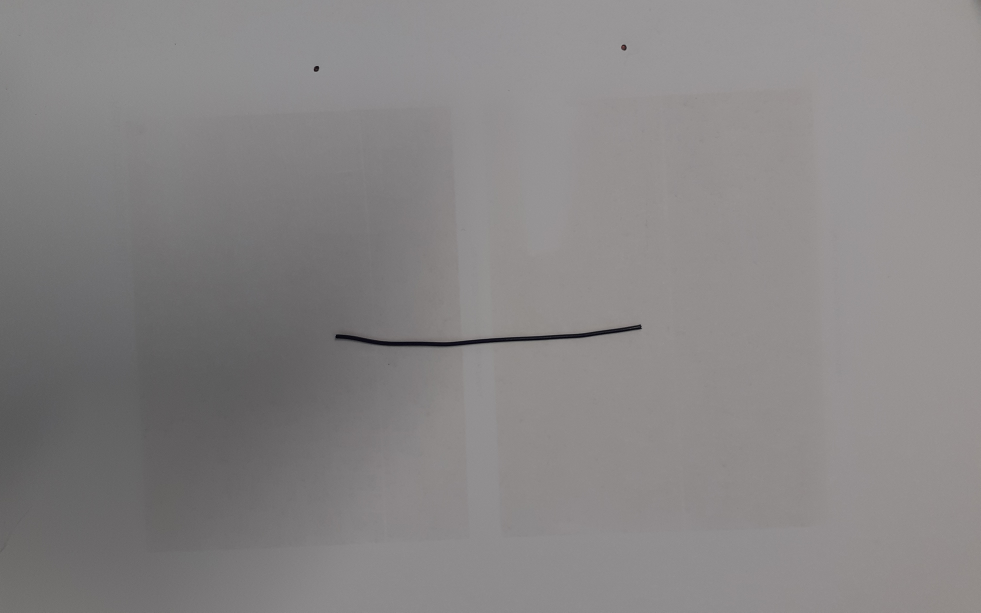
#> input picture images/Q3/Wire_Straight.jpg, 3921 x 2449 px (shown at 1/4 size)
$ python Q3.py
#> lines starting #> are read from the running program, lines starting #| are printed output that depends on the picture; after the words box and inside, x2 and y2 are one past the last pixel; in counts of white or black regions, pixels touching at a corner belong together
import cv2 as cv
import numpy as np
import imutils

def main():

    # ---------------- Load image ----------------- #

    img = cv.imread("images/Q3/Wire_Straight.jpg")
#> img is the input picture: shape (2449, 3921, 3); mean B, G, R 132.9, 132.7, 135.2

    # Resize image
    rows, cols, channels = img.shape
#> rows = 2449; cols = 3921; channels = 3
    rows = rows // 3
#> rows = 816
    cols = cols // 3
#> cols = 1307
    img = cv.resize(img, (cols, rows))
#> img: shape (816, 1307, 3)

    cv.imshow("Straight Wire", img)

    # ---- Convert image from BGR to grayscale
    gray_img = cv.cvtColor(img, cv.COLOR_BGR2GRAY)
    kernel = np.ones((5,5),np.uint8)
    blurred = cv.GaussianBlur(gray_img, (5,5), 0)

    #-------------- Thresholding ----------- #
    thresh = cv.threshold(blurred, 60, 255, cv.THRESH_BINARY)[1]
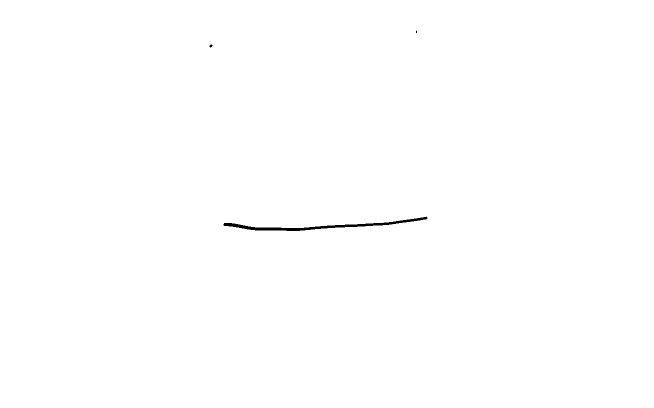
#> thresh: shape (816, 1307) (shown at 1/2 size); 99.8% white; 3 black regions (1 under 20 px), largest, box (x1, y1, x2, y2) and area: (447, 433, 855, 462) 2206, (419, 89, 425, 95) 26
    cv.imshow('Binary Threshold', thresh)
    thresh = ~thresh
#> thresh: shape (816, 1307); 0.21% white; 3 white regions (1 under 20 px)
    num = 0
    contours,h  = cv.findContours(thresh.copy(),cv.RETR_EXTERNAL,cv.CHAIN_APPROX_NONE) #2
#> contours = 3 contours, 2 with area under 20; largest, box (x1, y1, x2, y2) and area: (447, 433, 855, 462) 1796; h = [[1, -1, -1, -1], [2, 0, -1, -1], [-1, 1, -1, -1]]
    # contours = contours[0] if len(contours) == 2 else contours[1]
    # contours = imutils.grab_contours(contours)

    for cnt in contours:
        area = cv.contourArea(cnt)
        M = cv.moments(cnt)
        cX = int(M["m10"] / M["m00"])
        cY = int(M["m01"] / M["m00"])
        # if ((area >= 270) & (area <= 1000)):
        # print("contour num = {}\ncontour area = {}".format(cnt,area))
        cv.drawContours(img,[cnt],0,(0,0,255),1)
        cv.circle(img, (cX, cY), 7, (255, 255, 255), -1)
        cv.putText(img, "center", (cX - 20, cY - 20),
        cv.FONT_HERSHEY_SIMPLEX, 0.5, (255, 255, 255), 2)
        num += 1
        cv.imshow("contour num = {}".format(num), img)
        cv.waitKey(0)
#> this loop made 3 passes
#> (area, cX, cY) on pass 1: (1796, 637, 451)
#> pass 1, in main, `cv.imshow("contour num = {}".format(num), img)`:
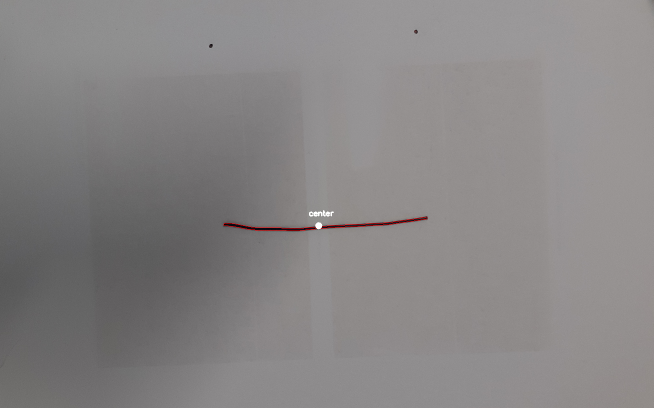
#> window 'contour num = 1': shape (816, 1307, 3) (shown at 1/2 size); mean B, G, R 132.8, 132.6, 135.3
#> after the loop:
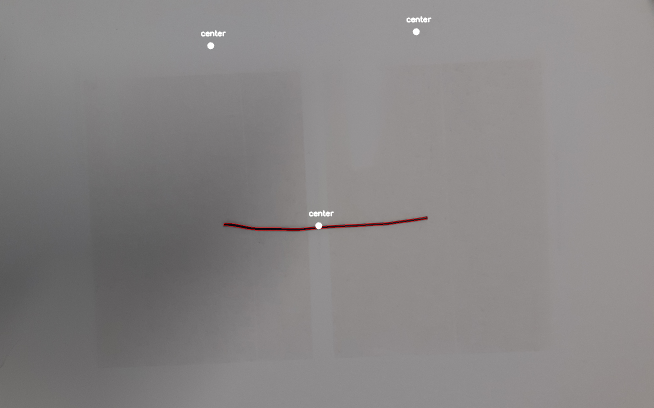
#> img: shape (816, 1307, 3) (shown at 1/2 size); mean B, G, R 132.9, 132.7, 135.4
#> after the loop, num = 3
#> (the run stopped early here; a loop or call above may not have finished)

$ run again, with images/Q3/WireBent.jpg copied over images/Q3/Wire_Straight.jpg
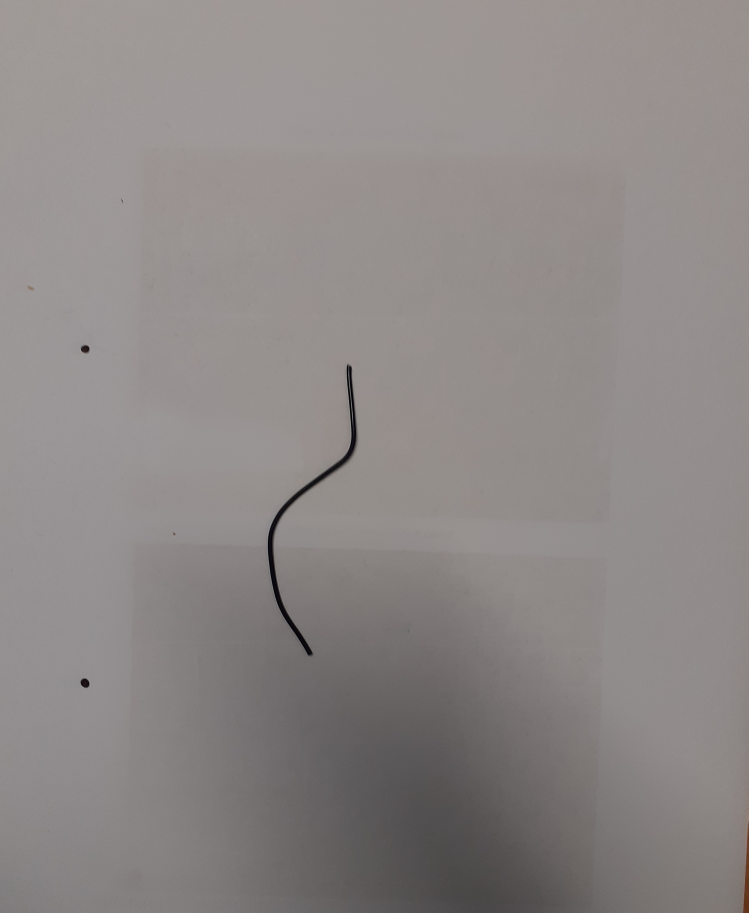
#> input picture images/Q3/WireBent.jpg, 2993 x 3649 px (shown at 1/4 size)
#> in main, img is the input picture: shape (3649, 2993, 3); mean B, G, R 134.6, 135.9, 141.1
#> in main, `thresh = cv.threshold(blurred, 60, 255, cv.THRESH_BINARY)[1]`:
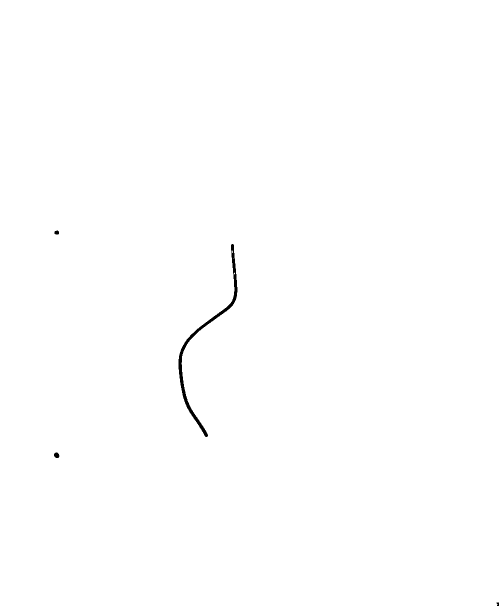
#> thresh: shape (1216, 997) (shown at 1/2 size); 99.8% white; 4 black regions, box (x1, y1, x2, y2) and area: (357, 488, 475, 874) 2721, (108, 905, 119, 916) 92, (109, 461, 118, 469) 61, (993, 1205, 997, 1212) 21
#> contours = 4 contours, 1 with area under 20; largest, box (x1, y1, x2, y2) and area: (357, 488, 475, 874) 2330, (108, 905, 119, 916) 76, (109, 461, 118, 469) 48; h = [[1, -1, -1, -1], [2, 0, -1, -1], [3, 1, -1, -1], [-1, 2, -1, -1]]
#> the loop in main, `for cnt in contours:` made 4 passes
#> (area, cX, cY) on passes 2 to 4: (76.5, 112, 910), (2330, 410, 686), (48, 113, 464)
#> after the loop in main, `for cnt in contours:`:
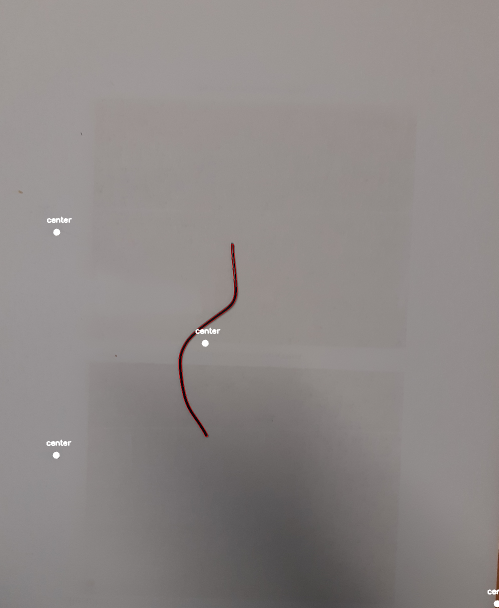
#> img: shape (1216, 997, 3) (shown at 1/2 size); mean B, G, R 134.6, 136, 141.3
#> after the loop in main, `for cnt in contours:`: num = 4

$ run again, with images/Q3/WireBent2.jpg copied over images/Q3/Wire_Straight.jpg
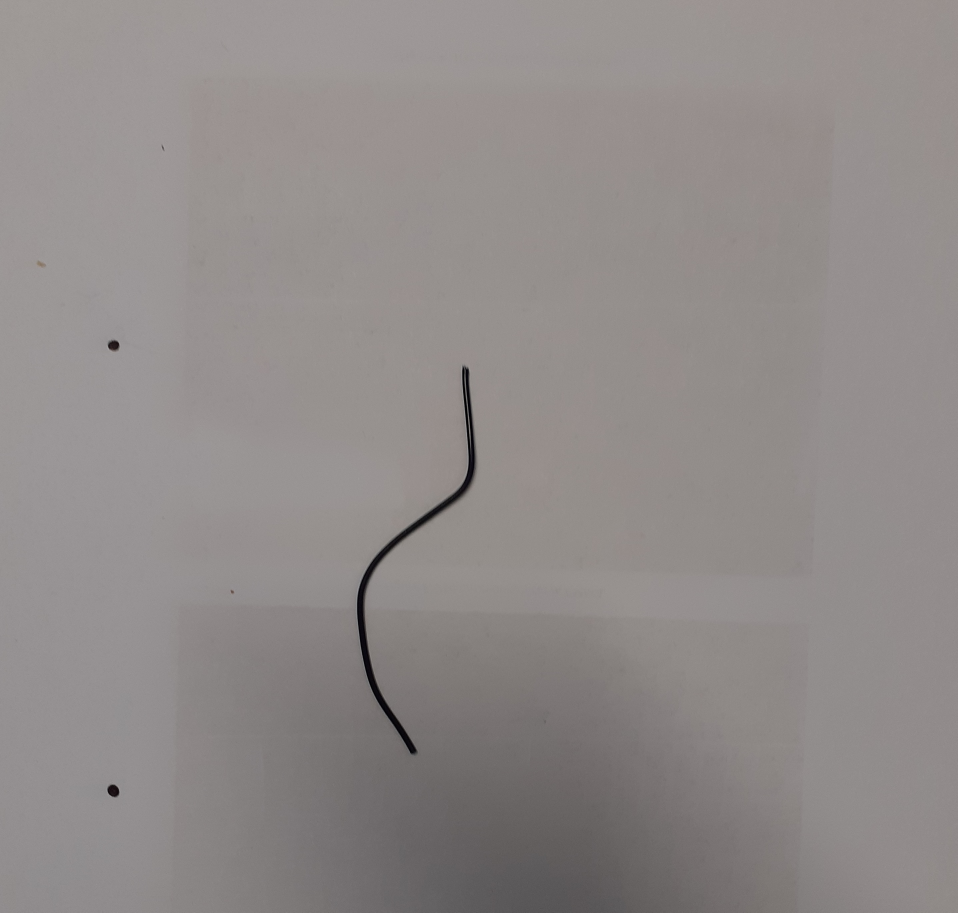
#> input picture images/Q3/WireBent2.jpg, 2873 x 2737 px (shown at 1/3 size)
#> in main, img is the input picture: shape (2737, 2873, 3); mean B, G, R 137.7, 139, 144.2
#> in main, `thresh = cv.threshold(blurred, 60, 255, cv.THRESH_BINARY)[1]`:
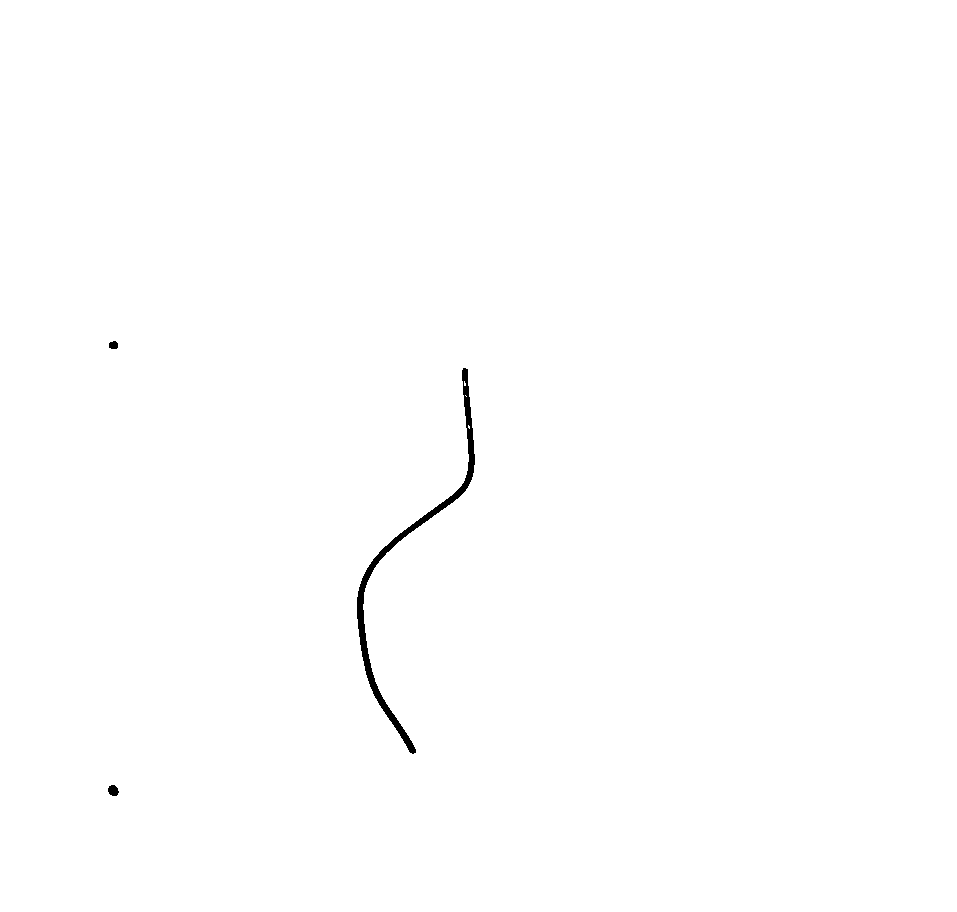
#> thresh: shape (912, 957); 99.7% white; 3 black regions, box (x1, y1, x2, y2) and area: (357, 368, 475, 754) 2720, (108, 785, 119, 796) 92, (109, 341, 118, 349) 61
#> contours = 3 contours; box (x1, y1, x2, y2) and area: (357, 368, 475, 754) 2330, (108, 785, 119, 796) 76, (109, 341, 118, 349) 48; h = [[1, -1, -1, -1], [2, 0, -1, -1], [-1, 1, -1, -1]]
#> the loop in main, `for cnt in contours:` made 3 passes
#> (area, cX, cY) on passes 1 to 3: (76.5, 112, 790), (2330.5, 410, 566), (48, 113, 344)
#> after the loop in main, `for cnt in contours:`:
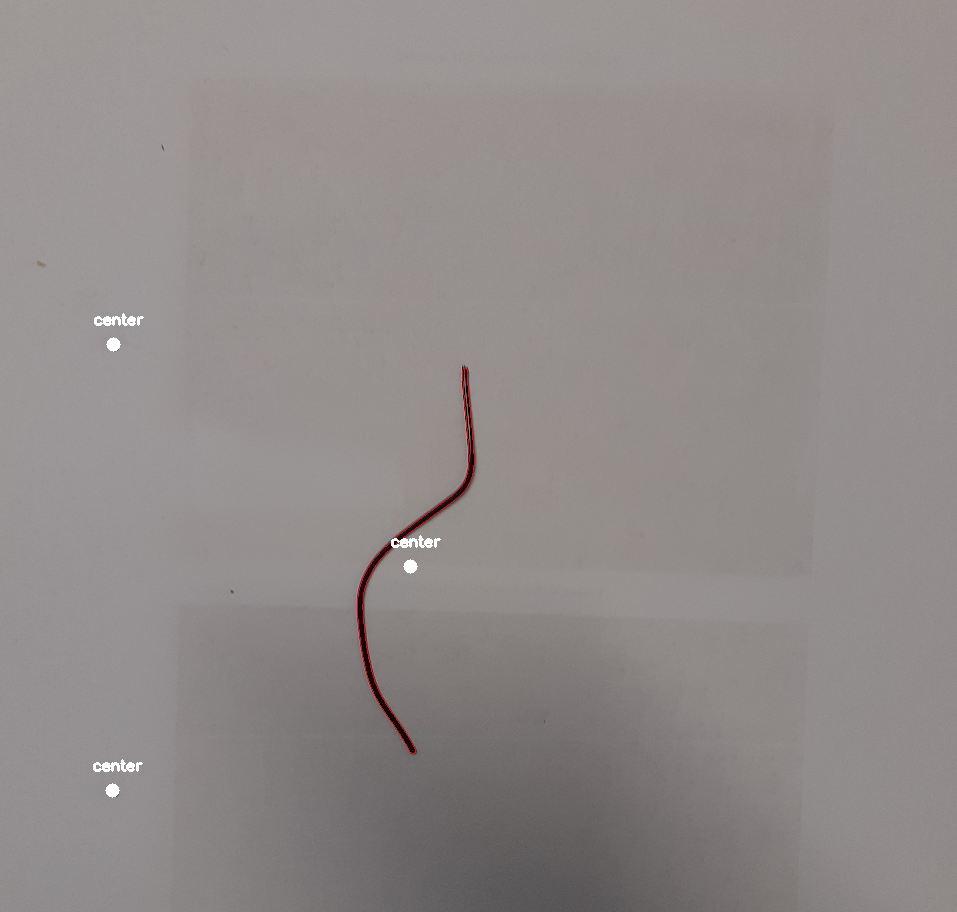
#> img: shape (912, 957, 3); mean B, G, R 137.8, 139.1, 144.5
#> after the loop in main, `for cnt in contours:`: num = 3

$ run again, with images/Q3/WireBent3.jpg copied over images/Q3/Wire_Straight.jpg
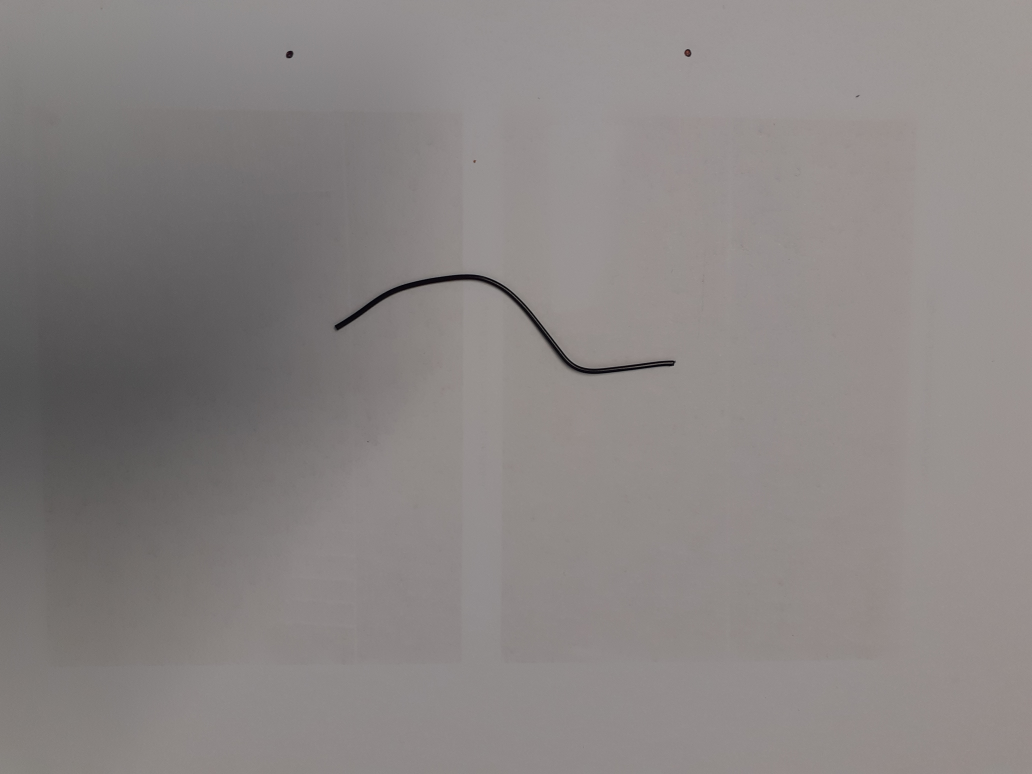
#> input picture images/Q3/WireBent3.jpg, 4128 x 3096 px (shown at 1/4 size)
#> in main, img is the input picture: shape (3096, 4128, 3); mean B, G, R 131.2, 132.4, 137.3
#> img: shape (1032, 1376, 3)
#> in main, `thresh = cv.threshold(blurred, 60, 255, cv.THRESH_BINARY)[1]`:
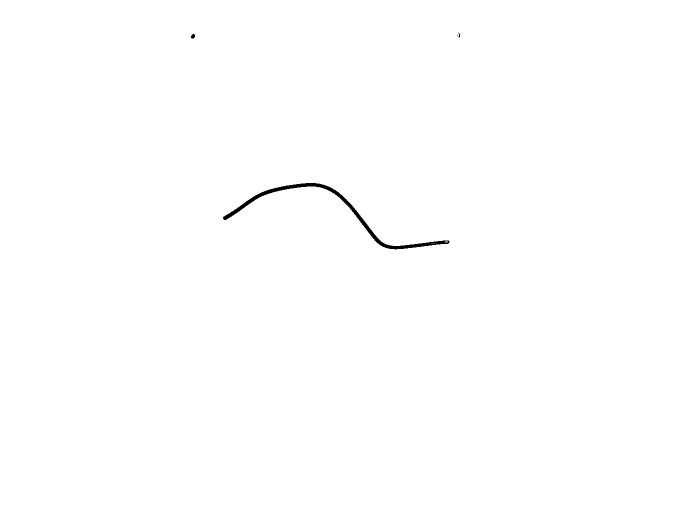
#> thresh: shape (1032, 1376) (shown at 1/2 size); 99.7% white; 4 black regions (2 under 20 px), largest, box (x1, y1, x2, y2) and area: (446, 366, 899, 499) 3684, (382, 68, 390, 77) 57
#> contours = 4 contours, 2 with area under 20; largest, box (x1, y1, x2, y2) and area: (446, 366, 899, 499) 3228, (382, 68, 390, 77) 44; h = [[1, -1, -1, -1], [2, 0, -1, -1], [3, 1, -1, -1], [-1, 2, -1, -1]]
#> the loop in main, `for cnt in contours:` made 2 passes
#> (area, cX, cY, num) on pass 1: (3228, 665, 426, 1)
#> pass 1, in main, `cv.imshow("contour num = {}".format(num), img)`:
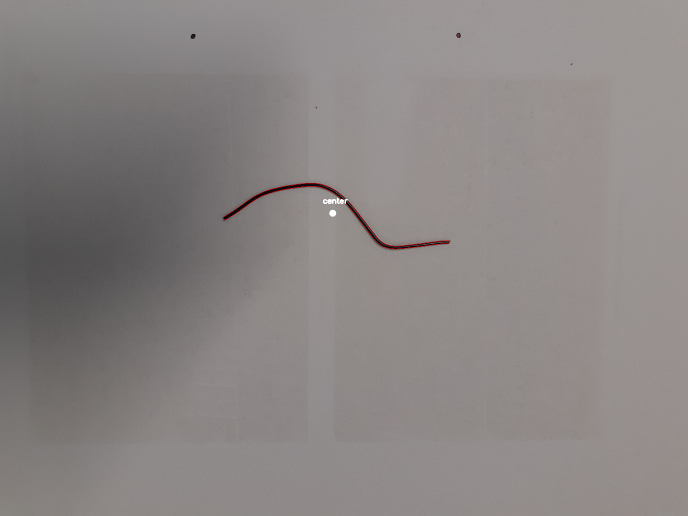
#> window 'contour num = 1': shape (1032, 1376, 3) (shown at 1/2 size); mean B, G, R 131.2, 132.4, 137.5
#> after the loop in main, `for cnt in contours:`: num = 1
